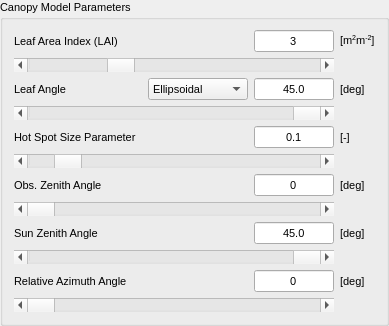
        <widget class="QgsCollapsibleGroupBox" name="CanopyMP_Box">
         <property name="enabled">
          <bool>true</bool>
         </property>
         <property name="sizePolicy">
          <sizepolicy hsizetype="Preferred" vsizetype="Preferred">
           <horstretch>0</horstretch>
           <verstretch>0</verstretch>
          </sizepolicy>
         </property>
         <property name="minimumSize">
          <size>
           <width>0</width>
           <height>0</height>
          </size>
         </property>
         <property name="maximumSize">
          <size>
           <width>320000</width>
           <height>16777215</height>
          </size>
         </property>
         <property name="font">
          <font>
           <pointsize>8</pointsize>
          </font>
         </property>
         <property name="title">
          <string>Canopy Model Parameters</string>
         </property>
         <property name="flat">
          <bool>true</bool>
         </property>
         <property name="collapsed" stdset="0">
          <bool>false</bool>
         </property>
         <property name="syncGroup" stdset="0">
          <string notr="true"/>
         </property>
         <property name="saveCollapsedState" stdset="0">
          <bool>false</bool>
         </property>
         <property name="saveCheckedState" stdset="0">
          <bool>true</bool>
         </property>
         <layout class="QGridLayout" name="gridLayout_2">
          <item row="12" column="0">
           <widget class="QLabel" name="rAA_Text">
            <property name="sizePolicy">
             <sizepolicy hsizetype="Preferred" vsizetype="Preferred">
              <horstretch>0</horstretch>
              <verstretch>0</verstretch>
             </sizepolicy>
            </property>
            <property name="minimumSize">
             <size>
              <width>0</width>
              <height>0</height>
             </size>
            </property>
            <property name="maximumSize">
             <size>
              <width>30000</width>
              <height>30000</height>
             </size>
            </property>
            <property name="font">
             <font>
              <pointsize>8</pointsize>
             </font>
            </property>
            <property name="text">
             <string>Relative Azimuth Angle</string>
            </property>
           </widget>
          </item>
          <item row="0" column="1">
           <spacer name="horizontalSpacer_4">
            <property name="orientation">
             <enum>Qt::Horizontal</enum>
            </property>
            <property name="sizeType">
             <enum>QSizePolicy::Expanding</enum>
            </property>
            <property name="sizeHint" stdset="0">
             <size>
              <width>40</width>
              <height>20</height>
             </size>
            </property>
           </spacer>
          </item>
          <item row="1" column="0" colspan="3">
           <widget class="QScrollBar" name="LAI_Slide">
            <property name="sizePolicy">
             <sizepolicy hsizetype="Preferred" vsizetype="Fixed">
              <horstretch>0</horstretch>
              <verstretch>0</verstretch>
             </sizepolicy>
            </property>
            <property name="minimum">
             <number>100</number>
            </property>
            <property name="maximum">
             <number>100000</number>
            </property>
            <property name="singleStep">
             <number>100</number>
            </property>
            <property name="sliderPosition">
             <number>30000</number>
            </property>
            <property name="orientation">
             <enum>Qt::Horizontal</enum>
            </property>
           </widget>
          </item>
          <item row="6" column="0" alignment="Qt::AlignLeft">
           <widget class="QLabel" name="hspot_Text">
            <property name="sizePolicy">
             <sizepolicy hsizetype="Preferred" vsizetype="Preferred">
              <horstretch>0</horstretch>
              <verstretch>0</verstretch>
             </sizepolicy>
            </property>
            <property name="minimumSize">
             <size>
              <width>0</width>
              <height>0</height>
             </size>
            </property>
            <property name="maximumSize">
             <size>
              <width>30000</width>
              <height>30000</height>
             </size>
            </property>
            <property name="font">
             <font>
              <pointsize>8</pointsize>
             </font>
            </property>
            <property name="autoFillBackground">
             <bool>false</bool>
            </property>
            <property name="lineWidth">
             <number>0</number>
            </property>
            <property name="midLineWidth">
             <number>0</number>
            </property>
            <property name="text">
             <string>Hot Spot Size Parameter  </string>
            </property>
            <property name="textFormat">
             <enum>Qt::AutoText</enum>
            </property>
            <property name="alignment">
             <set>Qt::AlignLeading|Qt::AlignLeft|Qt::AlignVCenter</set>
            </property>
            <property name="margin">
             <number>0</number>
            </property>
            <property name="indent">
             <number>-1</number>
            </property>
           </widget>
          </item>
          <item row="8" column="3">
           <widget class="QLabel" name="ozalbl">
            <property name="font">
             <font>
              <pointsize>8</pointsize>
             </font>
            </property>
            <property name="text">
             <string>[deg]</string>
            </property>
           </widget>
          </item>
          <item row="5" column="0" colspan="3">
           <widget class="QScrollBar" name="LIDFB_Slide">
            <property name="sizePolicy">
             <sizepolicy hsizetype="Preferred" vsizetype="Fixed">
              <horstretch>0</horstretch>
              <verstretch>0</verstretch>
             </sizepolicy>
            </property>
            <property name="maximum">
             <number>900000</number>
            </property>
            <property name="singleStep">
             <number>10000</number>
            </property>
            <property name="pageStep">
             <number>10000</number>
            </property>
            <property name="sliderPosition">
             <number>450000</number>
            </property>
            <property name="orientation">
             <enum>Qt::Horizontal</enum>
            </property>
           </widget>
          </item>
          <item row="4" column="3">
           <widget class="QLabel" name="label_9">
            <property name="font">
             <font>
              <pointsize>8</pointsize>
             </font>
            </property>
            <property name="text">
             <string>[deg]</string>
            </property>
           </widget>
          </item>
          <item row="0" column="3">
           <widget class="QLabel" name="lblLAI">
            <property name="font">
             <font>
              <pointsize>8</pointsize>
             </font>
            </property>
            <property name="text">
             <string>[m&lt;sup&gt;2&lt;/sup&gt;m&lt;sup&gt;-2&lt;/sup&gt;]</string>
            </property>
           </widget>
          </item>
          <item row="10" column="0">
           <widget class="QLabel" name="SZA_Text">
            <property name="sizePolicy">
             <sizepolicy hsizetype="Preferred" vsizetype="Preferred">
              <horstretch>0</horstretch>
              <verstretch>0</verstretch>
             </sizepolicy>
            </property>
            <property name="minimumSize">
             <size>
              <width>0</width>
              <height>0</height>
             </size>
            </property>
            <property name="maximumSize">
             <size>
              <width>30000</width>
              <height>30000</height>
             </size>
            </property>
            <property name="font">
             <font>
              <pointsize>8</pointsize>
             </font>
            </property>
            <property name="text">
             <string>Sun Zenith Angle</string>
            </property>
           </widget>
          </item>
          <item row="4" column="0">
           <widget class="QLabel" name="LIDFB_Text">
            <property name="sizePolicy">
             <sizepolicy hsizetype="Preferred" vsizetype="Preferred">
              <horstretch>0</horstretch>
              <verstretch>0</verstretch>
             </sizepolicy>
            </property>
            <property name="minimumSize">
             <size>
              <width>0</width>
              <height>0</height>
             </size>
            </property>
            <property name="maximumSize">
             <size>
              <width>30000</width>
              <height>30000</height>
             </size>
            </property>
            <property name="font">
             <font>
              <pointsize>8</pointsize>
             </font>
            </property>
            <property name="text">
             <string>Leaf Angle</string>
            </property>
           </widget>
          </item>
          <item row="0" column="2" alignment="Qt::AlignRight">
           <widget class="QLineEdit" name="LAI_lineEdit">
            <property name="enabled">
             <bool>true</bool>
            </property>
            <property name="sizePolicy">
             <sizepolicy hsizetype="Preferred" vsizetype="Preferred">
              <horstretch>0</horstretch>
              <verstretch>0</verstretch>
             </sizepolicy>
            </property>
            <property name="minimumSize">
             <size>
              <width>0</width>
              <height>0</height>
             </size>
            </property>
            <property name="maximumSize">
             <size>
              <width>80</width>
              <height>16777215</height>
             </size>
            </property>
            <property name="font">
             <font>
              <pointsize>8</pointsize>
             </font>
            </property>
            <property name="layoutDirection">
             <enum>Qt::LeftToRight</enum>
            </property>
            <property name="inputMethodHints">
             <set>Qt::ImhDigitsOnly</set>
            </property>
            <property name="text">
             <string>3</string>
            </property>
            <property name="frame">
             <bool>true</bool>
            </property>
            <property name="alignment">
             <set>Qt::AlignCenter</set>
            </property>
            <property name="dragEnabled">
             <bool>false</bool>
            </property>
           </widget>
          </item>
          <item row="7" column="0" colspan="3">
           <widget class="QScrollBar" name="hspot_Slide">
            <property name="sizePolicy">
             <sizepolicy hsizetype="Preferred" vsizetype="Fixed">
              <horstretch>0</horstretch>
              <verstretch>0</verstretch>
             </sizepolicy>
            </property>
            <property name="maximum">
             <number>10000</number>
            </property>
            <property name="singleStep">
             <number>1000</number>
            </property>
            <property name="pageStep">
             <number>1000</number>
            </property>
            <property name="value">
             <number>1000</number>
            </property>
            <property name="sliderPosition">
             <number>1000</number>
            </property>
            <property name="tracking">
             <bool>true</bool>
            </property>
            <property name="orientation">
             <enum>Qt::Horizontal</enum>
            </property>
           </widget>
          </item>
          <item row="12" column="2" alignment="Qt::AlignRight">
           <widget class="QLineEdit" name="rAA_lineEdit">
            <property name="sizePolicy">
             <sizepolicy hsizetype="Preferred" vsizetype="Preferred">
              <horstretch>0</horstretch>
              <verstretch>0</verstretch>
             </sizepolicy>
            </property>
            <property name="minimumSize">
             <size>
              <width>0</width>
              <height>0</height>
             </size>
            </property>
            <property name="maximumSize">
             <size>
              <width>80</width>
              <height>16777215</height>
             </size>
            </property>
            <property name="font">
             <font>
              <pointsize>8</pointsize>
             </font>
            </property>
            <property name="inputMethodHints">
             <set>Qt::ImhDigitsOnly</set>
            </property>
            <property name="text">
             <string>0</string>
            </property>
            <property name="frame">
             <bool>true</bool>
            </property>
            <property name="alignment">
             <set>Qt::AlignCenter</set>
            </property>
           </widget>
          </item>
          <item row="10" column="2" alignment="Qt::AlignRight">
           <widget class="QLineEdit" name="SZA_lineEdit">
            <property name="sizePolicy">
             <sizepolicy hsizetype="Preferred" vsizetype="Preferred">
              <horstretch>0</horstretch>
              <verstretch>0</verstretch>
             </sizepolicy>
            </property>
            <property name="minimumSize">
             <size>
              <width>0</width>
              <height>0</height>
             </size>
            </property>
            <property name="maximumSize">
             <size>
              <width>80</width>
              <height>16777215</height>
             </size>
            </property>
            <property name="inputMethodHints">
             <set>Qt::ImhDigitsOnly</set>
            </property>
            <property name="text">
             <string>45.0</string>
            </property>
            <property name="frame">
             <bool>true</bool>
            </property>
            <property name="alignment">
             <set>Qt::AlignCenter</set>
            </property>
           </widget>
          </item>
          <item row="6" column="2" alignment="Qt::AlignRight">
           <widget class="QLineEdit" name="hspot_lineEdit">
            <property name="sizePolicy">
             <sizepolicy hsizetype="Preferred" vsizetype="Preferred">
              <horstretch>0</horstretch>
              <verstretch>0</verstretch>
             </sizepolicy>
            </property>
            <property name="minimumSize">
             <size>
              <width>0</width>
              <height>0</height>
             </size>
            </property>
            <property name="maximumSize">
             <size>
              <width>80</width>
              <height>16777215</height>
             </size>
            </property>
            <property name="font">
             <font>
              <pointsize>8</pointsize>
             </font>
            </property>
            <property name="inputMethodHints">
             <set>Qt::ImhDigitsOnly</set>
            </property>
            <property name="text">
             <string>0.1</string>
            </property>
            <property name="frame">
             <bool>true</bool>
            </property>
            <property name="alignment">
             <set>Qt::AlignCenter</set>
            </property>
           </widget>
          </item>
          <item row="4" column="2" alignment="Qt::AlignRight">
           <widget class="QLineEdit" name="LIDFB_lineEdit">
            <property name="sizePolicy">
             <sizepolicy hsizetype="Preferred" vsizetype="Preferred">
              <horstretch>0</horstretch>
              <verstretch>0</verstretch>
             </sizepolicy>
            </property>
            <property name="minimumSize">
             <size>
              <width>0</width>
              <height>0</height>
             </size>
            </property>
            <property name="maximumSize">
             <size>
              <width>80</width>
              <height>16777215</height>
             </size>
            </property>
            <property name="font">
             <font>
              <pointsize>8</pointsize>
             </font>
            </property>
            <property name="inputMethodHints">
             <set>Qt::ImhDigitsOnly</set>
            </property>
            <property name="text">
             <string>45.0</string>
            </property>
            <property name="frame">
             <bool>true</bool>
            </property>
            <property name="alignment">
             <set>Qt::AlignCenter</set>
            </property>
           </widget>
          </item>
          <item row="0" column="0">
           <widget class="QLabel" name="LAI_Text">
            <property name="sizePolicy">
             <sizepolicy hsizetype="Preferred" vsizetype="Preferred">
              <horstretch>0</horstretch>
              <verstretch>0</verstretch>
             </sizepolicy>
            </property>
            <property name="minimumSize">
             <size>
              <width>0</width>
              <height>0</height>
             </size>
            </property>
            <property name="maximumSize">
             <size>
              <width>16777215</width>
              <height>16777215</height>
             </size>
            </property>
            <property name="font">
             <font>
              <pointsize>8</pointsize>
             </font>
            </property>
            <property name="text">
             <string>Leaf Area Index (LAI)</string>
            </property>
           </widget>
          </item>
          <item row="12" column="3">
           <widget class="QLabel" name="label_13">
            <property name="font">
             <font>
              <pointsize>8</pointsize>
             </font>
            </property>
            <property name="text">
             <string>[deg]</string>
            </property>
           </widget>
          </item>
          <item row="11" column="0" colspan="3">
           <widget class="QScrollBar" name="SZA_Slide">
            <property name="sizePolicy">
             <sizepolicy hsizetype="Preferred" vsizetype="Fixed">
              <horstretch>0</horstretch>
              <verstretch>0</verstretch>
             </sizepolicy>
            </property>
            <property name="maximum">
             <number>890000</number>
            </property>
            <property name="singleStep">
             <number>10000</number>
            </property>
            <property name="pageStep">
             <number>10000</number>
            </property>
            <property name="sliderPosition">
             <number>450000</number>
            </property>
            <property name="orientation">
             <enum>Qt::Horizontal</enum>
            </property>
           </widget>
          </item>
          <item row="9" column="0" colspan="3">
           <widget class="QScrollBar" name="OZA_Slide">
            <property name="sizePolicy">
             <sizepolicy hsizetype="Preferred" vsizetype="Fixed">
              <horstretch>0</horstretch>
              <verstretch>0</verstretch>
             </sizepolicy>
            </property>
            <property name="maximum">
             <number>890000</number>
            </property>
            <property name="singleStep">
             <number>10000</number>
            </property>
            <property name="orientation">
             <enum>Qt::Horizontal</enum>
            </property>
           </widget>
          </item>
          <item row="8" column="2" alignment="Qt::AlignRight">
           <widget class="QLineEdit" name="OZA_lineEdit">
            <property name="sizePolicy">
             <sizepolicy hsizetype="Preferred" vsizetype="Preferred">
              <horstretch>0</horstretch>
              <verstretch>0</verstretch>
             </sizepolicy>
            </property>
            <property name="maximumSize">
             <size>
              <width>80</width>
              <height>16777215</height>
             </size>
            </property>
            <property name="font">
             <font>
              <pointsize>8</pointsize>
             </font>
            </property>
            <property name="text">
             <string>0</string>
            </property>
            <property name="alignment">
             <set>Qt::AlignCenter</set>
            </property>
           </widget>
          </item>
          <item row="13" column="0" colspan="3">
           <widget class="QScrollBar" name="rAA_Slide">
            <property name="sizePolicy">
             <sizepolicy hsizetype="Preferred" vsizetype="Fixed">
              <horstretch>0</horstretch>
              <verstretch>0</verstretch>
             </sizepolicy>
            </property>
            <property name="maximum">
             <number>1800000</number>
            </property>
            <property name="singleStep">
             <number>10000</number>
            </property>
            <property name="pageStep">
             <number>10000</number>
            </property>
            <property name="orientation">
             <enum>Qt::Horizontal</enum>
            </property>
           </widget>
          </item>
          <item row="10" column="3">
           <widget class="QLabel" name="label_12">
            <property name="font">
             <font>
              <pointsize>8</pointsize>
             </font>
            </property>
            <property name="text">
             <string>[deg]</string>
            </property>
           </widget>
          </item>
          <item row="6" column="3">
           <widget class="QLabel" name="hspotlbl">
            <property name="font">
             <font>
              <pointsize>8</pointsize>
             </font>
            </property>
            <property name="text">
             <string>[-]</string>
            </property>
           </widget>
          </item>
          <item row="8" column="0">
           <widget class="QLabel" name="OZA_Text">
            <property name="sizePolicy">
             <sizepolicy hsizetype="Preferred" vsizetype="Preferred">
              <horstretch>0</horstretch>
              <verstretch>0</verstretch>
             </sizepolicy>
            </property>
            <property name="minimumSize">
             <size>
              <width>0</width>
              <height>0</height>
             </size>
            </property>
            <property name="maximumSize">
             <size>
              <width>30000</width>
              <height>30000</height>
             </size>
            </property>
            <property name="font">
             <font>
              <pointsize>8</pointsize>
             </font>
            </property>
            <property name="text">
             <string>Obs. Zenith Angle</string>
            </property>
           </widget>
          </item>
          <item row="4" column="1">
           <widget class="QComboBox" name="LIDF_combobox">
            <property name="sizePolicy">
             <sizepolicy hsizetype="Preferred" vsizetype="Preferred">
              <horstretch>0</horstretch>
              <verstretch>0</verstretch>
             </sizepolicy>
            </property>
            <property name="maximumSize">
             <size>
              <width>100</width>
              <height>16777215</height>
             </size>
            </property>
            <property name="font">
             <font>
              <pointsize>8</pointsize>
             </font>
            </property>
            <property name="currentIndex">
             <number>0</number>
            </property>
            <property name="maxVisibleItems">
             <number>7</number>
            </property>
            <property name="minimumContentsLength">
             <number>0</number>
            </property>
            <property name="iconSize">
             <size>
              <width>16</width>
              <height>16</height>
             </size>
            </property>
            <property name="frame">
             <bool>true</bool>
            </property>
            <item>
             <property name="text">
              <string>Ellipsoidal</string>
             </property>
            </item>
            <item>
             <property name="text">
              <string>Beta: planophile</string>
             </property>
            </item>
            <item>
             <property name="text">
              <string>Beta: erectophile</string>
             </property>
            </item>
            <item>
             <property name="text">
              <string>Beta: plagiophile</string>
             </property>
            </item>
            <item>
             <property name="text">
              <string>Beta: extremophile</string>
             </property>
            </item>
            <item>
             <property name="text">
              <string>Beta: spherical</string>
             </property>
            </item>
            <item>
             <property name="text">
              <string>Beta: uniform</string>
             </property>
            </item>
           </widget>
          </item>
         </layout>
         <zorder>LAI_lineEdit</zorder>
         <zorder>rAA_Text</zorder>
         <zorder>ozalbl</zorder>
         <zorder>label_13</zorder>
         <zorder>LAI_Slide</zorder>
         <zorder>SZA_lineEdit</zorder>
         <zorder>label_9</zorder>
         <zorder>hspotlbl</zorder>
         <zorder>label_12</zorder>
         <zorder>OZA_lineEdit</zorder>
         <zorder>hspot_Slide</zorder>
         <zorder>rAA_Slide</zorder>
         <zorder>LIDFB_Slide</zorder>
         <zorder>lblLAI</zorder>
         <zorder>SZA_Text</zorder>
         <zorder>OZA_Text</zorder>
         <zorder>SZA_Slide</zorder>
         <zorder>OZA_Slide</zorder>
         <zorder>rAA_lineEdit</zorder>
         <zorder>hspot_Text</zorder>
         <zorder>LIDFB_lineEdit</zorder>
         <zorder>LIDFB_Text</zorder>
         <zorder>hspot_lineEdit</zorder>
         <zorder>LAI_Text</zorder>
         <zorder>horizontalSpacer_4</zorder>
         <zorder>LIDF_combobox</zorder>
        </widget>
